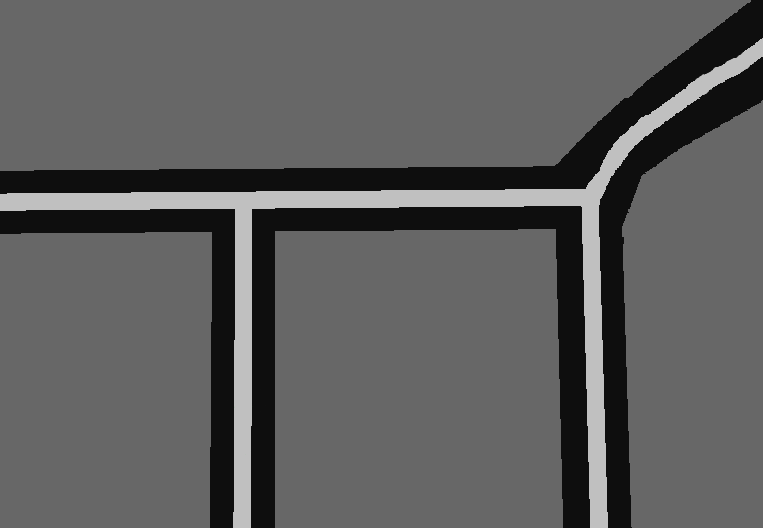
#> input picture RRt_Conf/Pb4.png, 763 x 528 px
$ python rrt_estrella_kinodinamico_final_timeout.py
#> lines starting #> are read from the running program, lines starting #| are printed output that depends on the picture
# -*- coding: utf-8 -*-
"""
RRT* kinodinámico guiado por A* para SIAR.
Basado en rrt_kinodinamico_guiado_astar.py pero con rewiring (RRT*):
"""

import cv2
import numpy as np
import math
import random
import heapq
import statistics
from dataclasses import dataclass
import time
from pathlib import Path

# --------------------- Mapa ---------------------
MAP_PATH = "Pb4.png"          # ruta del mapa en escala de grises

def resolve_map_path(map_path):
#> called with map_path = 'Pb4.png'
    p = Path(map_path)
    candidates = [
        p,
        Path.cwd() / map_path,
        Path(__file__).resolve().parent / map_path,
    ]
    for candidate in candidates:
        if candidate.is_file():
            return str(candidate)

    # Fallback: buscar por nombre en directorios de trabajo habituales.
    search_roots = [
        Path.cwd(),
        Path(__file__).resolve().parent,
        Path.home() / "OneDrive - UNIVERSIDAD DE SEVILLA",
    ]
    for root in search_roots:
        if not root.exists():
            continue
        try:
            for match in root.rglob(map_path):
                if match.is_file():
                    return str(match)
        except (PermissionError, OSError):
            continue

    searched = "\n - ".join(str(c.resolve()) for c in candidates + search_roots)
    raise FileNotFoundError(
        f"No se encontro el mapa '{map_path}'. Rutas probadas:\n - {searched}"
    )

# --------------------- Robot (aprox. SIAR) ---------------------
ROBOT_LEN   = 0.88            # largo nominal (m)
ROBOT_W_MIN = 0.52            # ancho minimo permitido (m)
ROBOT_W_MAX = 0.85            # ancho maximo permitido (m)
ROBOT_W0    = 0.70            # ancho inicial (m)

# --------------------- Escala ---------------------
PIXELS_PER_M = 65           # pixeles por metro
def m2px(m): return int(round(m * PIXELS_PER_M))
def px2m(px): return float(px) / PIXELS_PER_M

# --------------------- Tabla configuración estable ---------------------
TABLA_CONFIGURACIONES = [
    (0,    0.51,  0.14),(10,   0.58,  0.12),(20,   0.64,  0.09),
    (30,   0.68,  0.06),(40,   0.70,  0.04),(50,   0.71,  0.02),
    (60,   0.71,  0.00),(70,   0.71, -0.01),(80,   0.70, -0.03),
    (90,   0.69, -0.05),(100,  0.68, -0.07),(110,  0.66, -0.08),
    (120,  0.64, -0.10),(130,  0.61, -0.11),(140,  0.58, -0.12),
    (150,  0.51, -0.14),
]
def calcular_largo(w_m): return -0.675*w_m + 1.3175
WS = [row[1] for row in TABLA_CONFIGURACIONES]
def config_from_w(w): return min(TABLA_CONFIGURACIONES, key=lambda r: abs(r[1]-w))

# --------------------- Planificador ---------------------
MAX_ITERS = 50000             # iteraciones maximas
TREE_TIMEOUT = 60.0           # segundos antes de reiniciar el arbol si no hay solucion
POST_SOLUTION_IMPROVEMENT_TIME = 20  # segundos extra de refinamiento tras la primera solucion
GOAL_SAMPLING_RATE = 0.1     # prob. de muestrear el goal
DT = 0.05                     # paso de integracion (s)
TPROP = 0.5                   # horizonte de propagacion (s)
CHECK_STEP = 2                # validar cada N pasos
NEAR_GOAL_DIST = m2px(0.30)   # tolerancia posicion goal (px)
NEAR_GOAL_DTH  = math.radians(20.0)  # tolerancia orientacion goal
NEAR_GOAL_DW   = 0.10         # tolerancia ancho goal (m)
TAU_H = 0.6                   # constante de tiempo del filtro de ancho

# Nearest
K_SUBSET    = 64              # vecinos muestreados en nearest aproximado
EXACT_EVERY = 20              # frecuencia de nearest exacto
RNG_SEED_BASE = 12345         # semilla base; se deriva por corrida e intento
REP_SIM = 1               # numero de simulaciones validas a ejecutar

# Dibujo
DRAW_EVERY = 100             # refresco de dibujo del arbol
N_FRAMES = 6                 # fotogramas de la solucion a dibujar
N_WAYPOINTS = 10              # waypoints generados desde A*
WINDOW_NAME = "RRT* kinodinamico"
VIEW_MAX_W = 1600
VIEW_MAX_H = 900
VIEW_ZOOM_STEP = 1.25
VIEW_MAX_ZOOM = 12.0
VIEW_PAN_FRAC = 0.18
VISUAL_REF_MAX_DIM = 1400
SHOW_STATE_LABELS = True

# Sesgo a waypoints y corredor
WAYPOINT_BIAS = 0.5           # prob. de muestrear waypoint activo
CORRIDOR_WIDTH_M = 0.6        # ancho de banda para muestreo libre (m)
CENTER_BIAS_WEIGHT = 0.05     # penaliza pegarse a pared en A*

# Debug
DEBUG = True                  # habilita logs debug
DEBUG_EVERY = 200             # frecuencia de logs debug

# RRT*
NEIGHBOR_RADIUS_M = 0.3       # radio de vecinos para rewiring (m)
HEADING_COST_WEIGHT = m2px(0.3)  # penalizacion por cambio de heading en coste
REWIRE_POS_TOL = m2px(0.20)   # tolerancia posicion para rewire (px)
REWIRE_TH_TOL = math.radians(20.0)  # tolerancia heading para rewire
REWIRE_W_TOL = 0.08           # tolerancia de ancho para rewire (m)

# --------------------- Control set ---------------------
CONTROL_SET_ALL = [
    (0.25,  0.0,   0),
    (0.25,  0.2,   0),
    (0.25, -0.2,   0),
    (0.35,  0.0,   0),
    (0.00,  0.0,  -1),
    (0.00,  0.0,  +1),
    (0.00,  0.2,   0),
    (0.00, -0.2,   0),
    (0.10,  0.6,   0),
    (0.10, -0.6,   0),
    (0.10,  0.3,   0),
    (0.10, -0.3,   0),
    (0.12,  0.8,   0),
    (0.12, -0.8,   0),
]


# --------------------- Utilidades ---------------------
# [4 lines left out: function wrap_angle, not called in this run]

def ang_dist(a, b): return abs(wrap_angle(a - b))

@dataclass
class State:
    x: float
    y: float
    th: float
    w: float

@dataclass
class Node:
    state: State
    parent: int
    path: list
    traj_states: list
    cost: float

class SewerMap:
    def __init__(self, path):
#> called with path = 'Pb4.png'
        img = cv2.imread(path, cv2.IMREAD_GRAYSCALE)
        if img is None:
            raise FileNotFoundError(f"No se pudo abrir: {path}")
        self.gray = img
        self.h, self.w = img.shape[:2]

        self.free_mask   = np.zeros_like(img, dtype=np.uint8)
        self.wall_mask   = np.zeros_like(img, dtype=np.uint8)
        self.gutter_mask = np.zeros_like(img, dtype=np.uint8)

        self.free_mask[self.gray < 100]                      = 255
        self.wall_mask[(self.gray >=100) & (self.gray <180)] = 255
        self.gutter_mask[self.gray >=180]                    = 255
        self.traversable_mask = cv2.bitwise_or(self.free_mask, self.gutter_mask)
        self.has_gutter = cv2.countNonZero(self.gutter_mask) > 0
        non_wall = (self.wall_mask == 0).astype(np.uint8)
        self.wall_dist_px = cv2.distanceTransform(non_wall, cv2.DIST_L2, 3)

        ys, xs = np.where(self.free_mask > 0)
        self.free_points = np.column_stack((xs, ys))

    def inside_bounds(self, x, y): return 0 <= x < self.w and 0 <= y < self.h

    # [6 lines left out: function sample_free, not called in this run]

    def draw_overlay(self):
        vis = np.zeros((self.h, self.w, 3), dtype=np.uint8)
        vis[self.free_mask > 0]   = (200,200,200)
        vis[self.wall_mask > 0]   = (0,0,0)
        vis[self.gutter_mask > 0] = (0,0,255)
        return vis

def visual_scale(smap: "SewerMap"):
    max_dim = max(1, smap.w, smap.h)
    return min(1.0, VISUAL_REF_MAX_DIM / float(max_dim))

def visual_thickness(smap: "SewerMap", base=2, min_px=1):
    return max(min_px, int(round(base * visual_scale(smap))))

def visual_radius(smap: "SewerMap", base=4, min_px=1):
    return max(min_px, int(round(base * visual_scale(smap))))

def visual_font_scale(smap: "SewerMap", base=0.6, min_scale=0.35):
    return max(min_scale, base * max(0.65, visual_scale(smap)))

def visual_marker_size(smap: "SewerMap", base=7, min_px=4):
    return max(min_px, int(round(base * max(0.7, visual_scale(smap)))))

# [11 lines left out: function draw_marker, not called in this run]

class Viewer:
    def __init__(self, smap: "SewerMap"):
        self.map_w = smap.w
        self.map_h = smap.h
        fit = min(VIEW_MAX_W / max(1, self.map_w), VIEW_MAX_H / max(1, self.map_h), 1.0)
        self.display_w = max(320, int(round(self.map_w * fit)))
        self.display_h = max(240, int(round(self.map_h * fit)))
        self.zoom = 1.0
        self.cx = self.map_w / 2.0
        self.cy = self.map_h / 2.0
        self._last_view = (0, 0, self.map_w, self.map_h)

    # [4 lines left out: function reset, not called in this run]

    def _view_size(self):
        vw = max(40, min(self.map_w, int(round(self.map_w / self.zoom))))
        vh = max(40, min(self.map_h, int(round(self.map_h / self.zoom))))
        return vw, vh

    def _clamp_center(self):
        vw, vh = self._view_size()
        half_w = vw / 2.0
        half_h = vh / 2.0
        self.cx = min(max(self.cx, half_w), self.map_w - half_w)
        self.cy = min(max(self.cy, half_h), self.map_h - half_h)

    def current_view(self):
        self._clamp_center()
        vw, vh = self._view_size()
        x0 = int(round(self.cx - vw / 2.0))
        y0 = int(round(self.cy - vh / 2.0))
        x0 = min(max(0, x0), self.map_w - vw)
        y0 = min(max(0, y0), self.map_h - vh)
        self._last_view = (x0, y0, vw, vh)
        return self._last_view

    def render(self, img):
        x0, y0, vw, vh = self.current_view()
        crop = img[y0:y0 + vh, x0:x0 + vw]
        interp = cv2.INTER_AREA if (vw > self.display_w or vh > self.display_h) else cv2.INTER_LINEAR
        return cv2.resize(crop, (self.display_w, self.display_h), interpolation=interp)

    def show(self, img, extra_lines=None):
        disp = self.render(img)
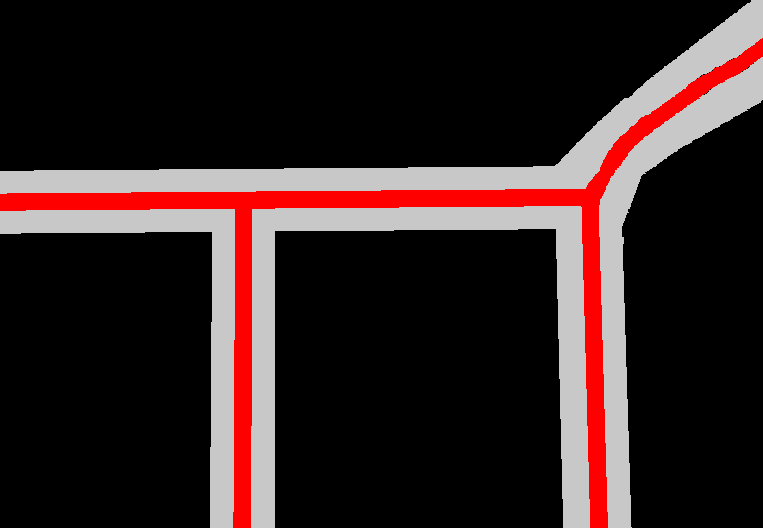
#> img: shape (528, 763, 3); mean of channels 0, 1, 2 34.5, 34.5, 50.3; drawn as B, G, R
        hud = [f"zoom x{self.zoom:.2f} | +/- zoom | WASD mover | f reajustar"]
        if extra_lines:
            hud.extend(extra_lines)
        y = 18
        for line in hud:
            cv2.putText(disp, line, (10, y), cv2.FONT_HERSHEY_SIMPLEX, 0.45, (255,255,255), 1, cv2.LINE_AA)
            y += 16
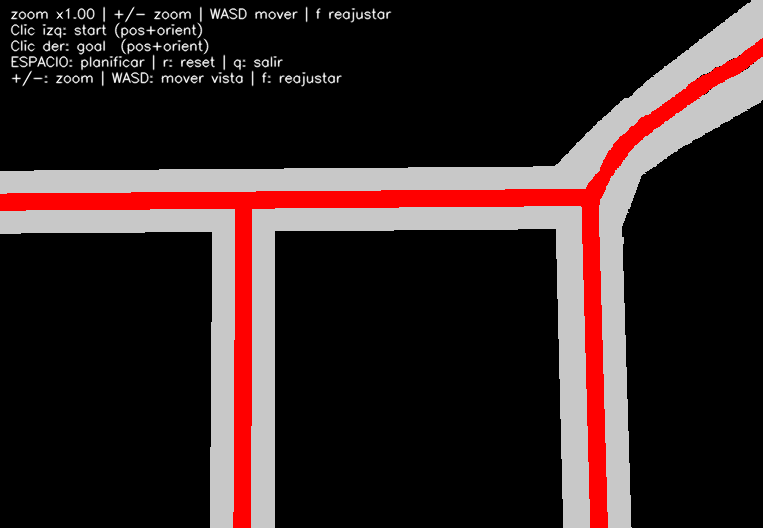
#> disp: shape (528, 763, 3); mean of channels 0, 1, 2 36.6, 36.6, 52.4; drawn as B, G, R
        cv2.imshow(WINDOW_NAME, disp)

    # [9 lines left out: function display_to_map, not called in this run]

    def zoom_in(self):
        self.zoom = min(VIEW_MAX_ZOOM, self.zoom * VIEW_ZOOM_STEP)

    def zoom_out(self):
        self.zoom = max(1.0, self.zoom / VIEW_ZOOM_STEP)

    # [42 lines left out: functions pan, robot_polygon, wheel_centers_pixels, support_points_pixels, cog_pixel_from_table, not called in this run]

# --------------------- Validacion ---------------------
def _polygon_area(contour_int32):
    c = contour_int32.reshape(-1,2).astype(np.float32)
    return abs(cv2.contourArea(c))

# [324 lines left out: functions valid_configuration, propagate, state_distance, astar_path_guided, resample_points, build_waypoint_states and 10 more, not called in this run]

# --------------------- Picker/UI ---------------------
class Picker:
    def __init__(self, smap: SewerMap, viewer: Viewer = None):
        self.smap = smap
        self.viewer = viewer
        self.reset()
    def reset(self):
        self.start_pos = None; self.start_th = None
        self.goal_pos  = None; self.goal_th  = None
        self.tmp_mode  = None
    # [18 lines left out: function mouse, not called in this run]
    def have_start(self): return self.start_pos is not None and self.start_th is not None
    def have_goal(self):  return self.goal_pos  is not None and self.goal_th  is not None

# [35 lines left out: function draw_state, not called in this run]

def instruction_lines():
    return [
        "Clic izq: start (pos+orient)",
        "Clic der: goal  (pos+orient)",
        "ESPACIO: planificar | r: reset | q: salir",
        "+/-: zoom | WASD: mover vista | f: reajustar",
    ]

# --------------------- RRT* ---------------------
# [497 lines left out: functions path_cost, edge_cost, neighborhood, can_connect_states, goal_reached, extract_solution and 7 more, not called in this run]

# --------------------- main ---------------------
def main():
    smap = SewerMap(resolve_map_path(MAP_PATH))
    walls_rgb = smap.draw_overlay()

    viewer = Viewer(smap)
    picker = Picker(smap, viewer=viewer)
    cv2.namedWindow(WINDOW_NAME, cv2.WINDOW_NORMAL)
    cv2.resizeWindow(WINDOW_NAME, viewer.display_w, viewer.display_h)
    cv2.setMouseCallback(WINDOW_NAME, picker.mouse)

    show_instructions = True
    base = walls_rgb.copy()
    cur_img = base.copy()
    solution_img = None

    while True:
        cur_img = base.copy()

        if picker.start_pos is not None:
            draw_marker(cur_img, picker.start_pos, (0,255,0), smap, base_size=8, base_thickness=2, marker_type=cv2.MARKER_CROSS)
            if picker.start_th is not None:
                s = State(picker.start_pos[0], picker.start_pos[1], picker.start_th, ROBOT_W0)
                draw_state(cur_img, s, (0,255,0), 2, smap, show_details=True)

        if picker.goal_pos is not None:
            draw_marker(cur_img, picker.goal_pos, (255,0,0), smap, base_size=8, base_thickness=2, marker_type=cv2.MARKER_TILTED_CROSS)
            if picker.goal_th is not None:
                g = State(picker.goal_pos[0], picker.goal_pos[1], picker.goal_th, ROBOT_W0)
                draw_state(cur_img, g, (255,0,0), 2, smap, show_details=True)

        if solution_img is not None:
            cv2.addWeighted(solution_img, 0.7, cur_img, 0.3, 0, cur_img)

        extra_lines = instruction_lines() if show_instructions else None
        viewer.show(cur_img, extra_lines=extra_lines)
        k = cv2.waitKey(20) & 0xFF
#> (key q is pressed here)

        if k in (27, ord('q')):
            break

        if k in (ord('+'), ord('=')):
            viewer.zoom_in()
            continue

        if k in (ord('-'), ord('_')):
            viewer.zoom_out()
            continue

        if k == ord('f'):
            viewer.reset()
            continue

        if k == ord('w'):
            viewer.pan(0, -1)
            continue

        if k == ord('s'):
            viewer.pan(0, 1)
            continue

        if k == ord('a'):
            viewer.pan(-1, 0)
            continue

        if k == ord('d'):
            viewer.pan(1, 0)
            continue

        if k == ord('r'):
            picker.reset(); solution_img = None
            viewer.reset()
            show_instructions = True
            base = walls_rgb.copy()

        if k == 32:  # SPACE
            if not picker.have_start() or not picker.have_goal():
                base2 = base.copy()
                cv2.putText(base2, "Selecciona START y GOAL (pos+orient)", (10, 50),
                            cv2.FONT_HERSHEY_SIMPLEX, visual_font_scale(smap, 0.8, min_scale=0.4), (0,0,255), visual_thickness(smap, 2), cv2.LINE_AA)
                viewer.show(base2)
                cv2.waitKey(900)
                continue

            start_state = State(picker.start_pos[0], picker.start_pos[1], picker.start_th, ROBOT_W0)
            goal_state  = State(picker.goal_pos[0],  picker.goal_pos[1],  picker.goal_th,  ROBOT_W0)

            if not valid_configuration(smap, start_state):
                tmp = base.copy()
                draw_state(tmp, start_state, (0,255,255), 2, smap, show_details=True)
                cv2.putText(tmp, "Start no valido", (10, 50),
                            cv2.FONT_HERSHEY_SIMPLEX, visual_font_scale(smap, 0.8, min_scale=0.4), (0,255,255), visual_thickness(smap, 2), cv2.LINE_AA)
                viewer.show(tmp); cv2.waitKey(900)
                continue

            if not valid_configuration(smap, goal_state):
                tmp = base.copy()
                draw_state(tmp, goal_state, (0,255,255), 2, smap, show_details=True)
                cv2.putText(tmp, "Goal no valido", (10, 50),
                            cv2.FONT_HERSHEY_SIMPLEX, visual_font_scale(smap, 0.8, min_scale=0.4), (0,255,255), visual_thickness(smap, 2), cv2.LINE_AA)
                viewer.show(tmp); cv2.waitKey(900)
                continue
            show_instructions = False
            base = walls_rgb.copy()
            best_result, all_metrics = run_repeated_experiments(
                smap, walls_rgb, picker, start_state, goal_state, max(1, REP_SIM), viewer=viewer
            )

            if best_result is None:
                out = base.copy()
                cv2.putText(out, "No se pudo iniciar el experimento", (10, 50),
                            cv2.FONT_HERSHEY_SIMPLEX, visual_font_scale(smap, 0.8, min_scale=0.4), (0,0,255), visual_thickness(smap, 2), cv2.LINE_AA)
                viewer.show(out)
                continue

            plan_img, sol_points, nodes, iters, node_count, run_info = best_result
            solution_img = plan_img

            if run_info["type"] == "astar_fail":
                tmp = base.copy()
                cv2.putText(tmp, run_info["message"], (10, 50),
                            cv2.FONT_HERSHEY_SIMPLEX, visual_font_scale(smap, 0.8, min_scale=0.4), (0,0,255), visual_thickness(smap, 2), cv2.LINE_AA)
                viewer.show(tmp); cv2.waitKey(900)
                continue

            if run_info["type"] == "waypoint_fail":
                tmp = base.copy()
                cv2.putText(tmp, run_info["message"], (10, 50),
                            cv2.FONT_HERSHEY_SIMPLEX, visual_font_scale(smap, 0.8, min_scale=0.4), (0,0,255), visual_thickness(smap, 2), cv2.LINE_AA)
                viewer.show(tmp); cv2.waitKey(900)
                continue

            n_success = sum(1 for m in all_metrics if m["success"])
            best_metrics = run_info["metrics"]
            msg = f"Rep: {max(1, REP_SIM)} | exito: {n_success}/{len(all_metrics)} | iters: {iters}"
            if sol_points is None:
                msg += " | sin solucion"
            else:
                msg += (
                    f" | nodos: {node_count} | L={best_metrics['path_length_m']:.2f}m | "
                    f"reint_timeout={best_metrics['timeout_retries']}"
                )

            out = (plan_img if plan_img is not None else base).copy()
            cv2.putText(out, msg, (10, smap.h-20), cv2.FONT_HERSHEY_SIMPLEX, visual_font_scale(smap, 0.8, min_scale=0.4), (255,255,255), visual_thickness(smap, 2), cv2.LINE_AA)
            viewer.show(out)

    cv2.destroyAllWindows()


if __name__ == "__main__":
    main()

$ run again, with RRt_Conf/rrt_SIAR_v0_1.png copied over RRt_Conf/Pb4.png
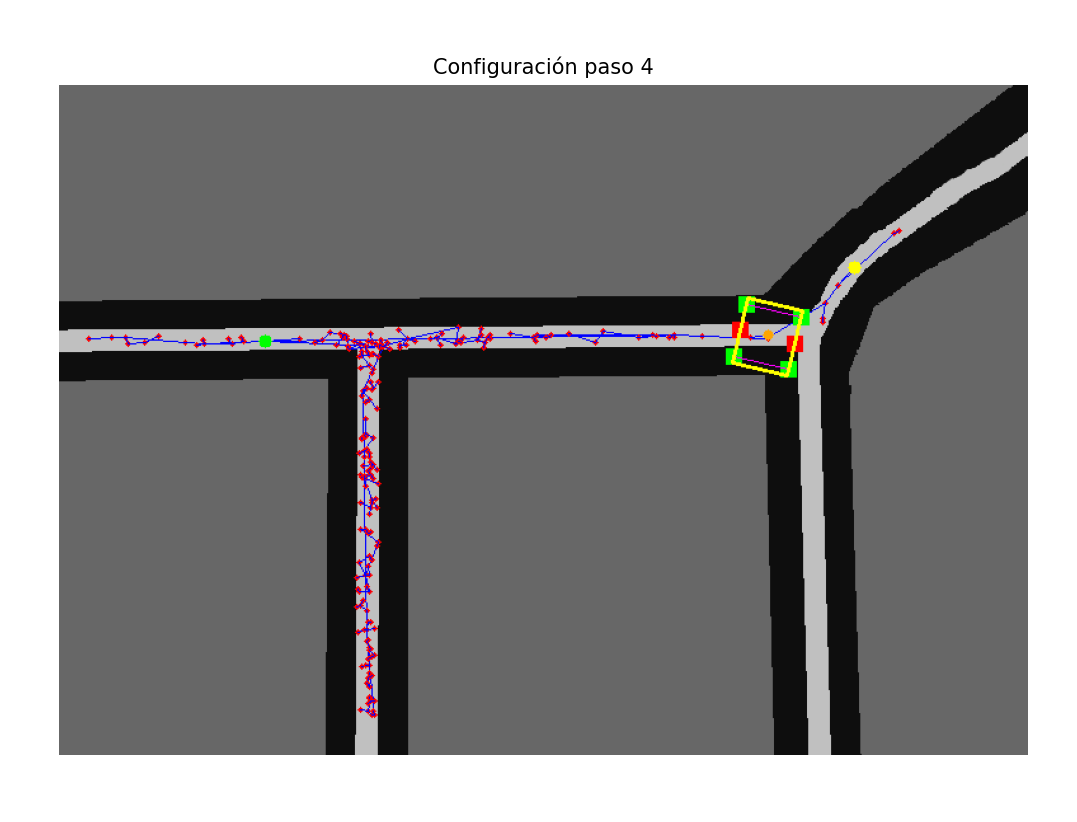
#> input picture RRt_Conf/rrt_SIAR_v0_1.png, 1077 x 822 px
#> in show, `disp = self.render(img)`:
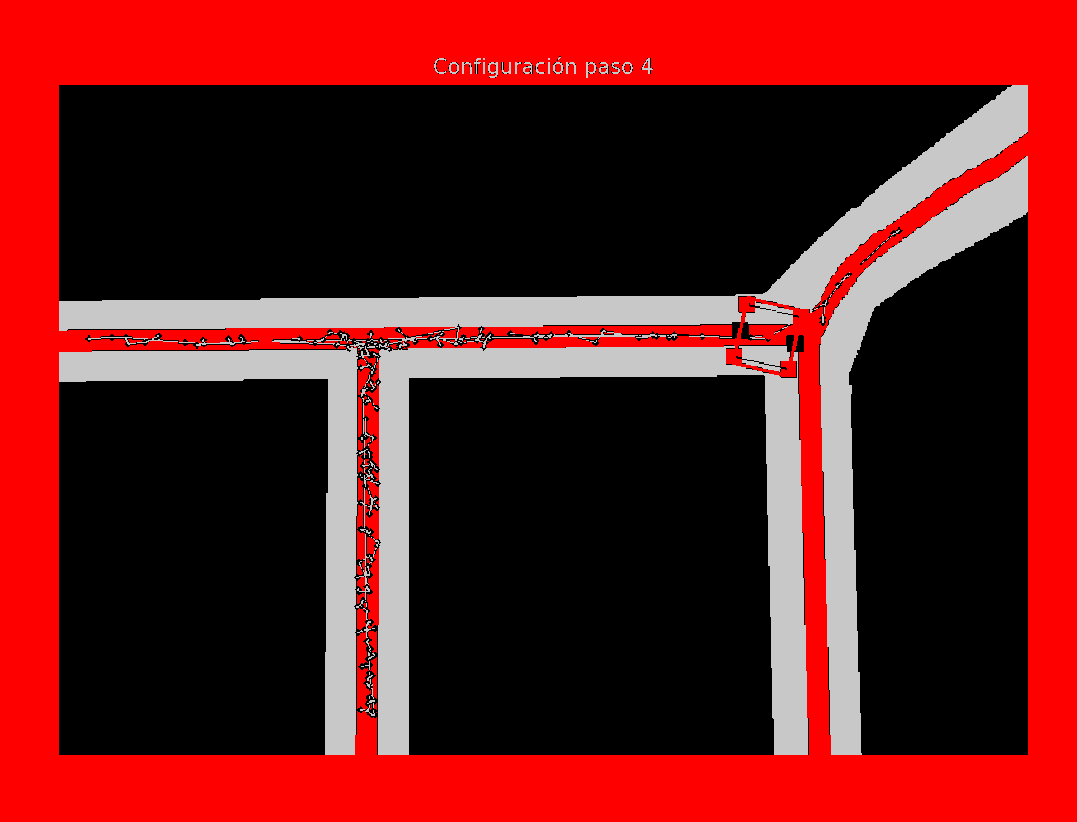
#> img: shape (822, 1077, 3); mean of channels 0, 1, 2 26.1, 26.1, 103; drawn as B, G, R
